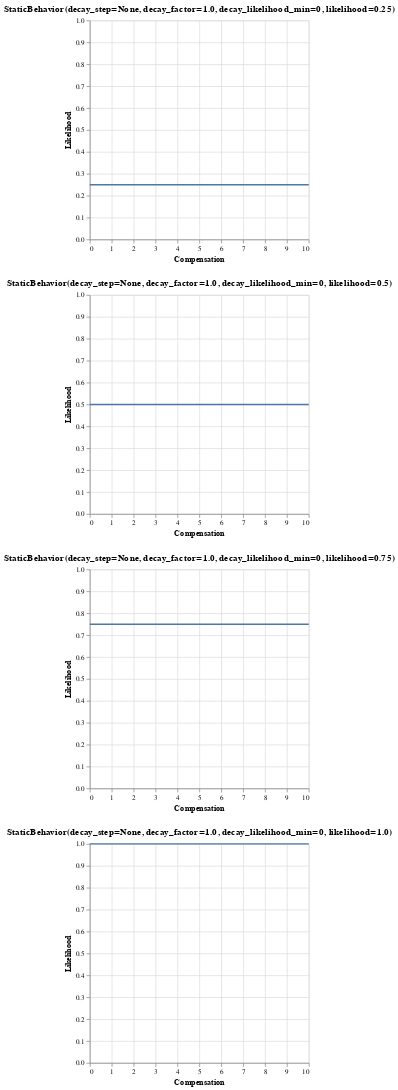

Source (notebook cell):
### Code cell
import altair as alt


plots = [vis_behavior(b(), min(COMPENSATIONS), max(COMPENSATIONS), title=str(b())) for b in BEHAVIORS]
alt.vconcat(*plots)

### Figure 1 — Vega-Lite specification as saved in the notebook (floating-point values rounded to 4 significant figures; data arrays with more than 128 entries replaced by an {"elided": "..."} marker saying what was removed)
{"config": {"view": {"continuousWidth": 300, "continuousHeight": 300}}, "vconcat": [{"data": {"name": "data-b3ad6c87c552685a7015211898bddbf0"}, "mark": {"type": "line"}, "encoding": {"x": {"field": "x", "title": "Compensation", "type": "quantitative"}, "y": {"field": "y", "scale": {"domain": [0, 1]}, "title": "Likelihood", "type": "quantitative"}}, "title": "StaticBehavior(decay_step=None, decay_factor=1.0, decay_likelihood_min=0, likelihood=0.25)"}, {"data": {"name": "data-492e2fd6aafcf0b7111aa9800e41335d"}, "mark": {"type": "line"}, "encoding": {"x": {"field": "x", "title": "Compensation", "type": "quantitative"}, "y": {"field": "y", "scale": {"domain": [0, 1]}, "title": "Likelihood", "type": "quantitative"}}, "title": "StaticBehavior(decay_step=None, decay_factor=1.0, decay_likelihood_min=0, likelihood=0.5)"}, {"data": {"name": "data-ce5e2126b717ca8cd453286d82742aff"}, "mark": {"type": "line"}, "encoding": {"x": {"field": "x", "title": "Compensation", "type": "quantitative"}, "y": {"field": "y", "scale": {"domain": [0, 1]}, "title": "Likelihood", "type": "quantitative"}}, "title": "StaticBehavior(decay_step=None, decay_factor=1.0, decay_likelihood_min=0, likelihood=0.75)"}, {"data": {"name": "data-821db3a505418de18f9fd7a14aee2b71"}, "mark": {"type": "line"}, "encoding": {"x": {"field": "x", "title": "Compensation", "type": "quantitative"}, "y": {"field": "y", "scale": {"domain": [0, 1]}, "title": "Likelihood", "type": "quantitative"}}, "title": "StaticBehavior(decay_step=None, decay_factor=1.0, decay_likelihood_min=0, likelihood=1.0)"}], "$schema": "https://vega.github.io/schema/vega-lite/v5.16.3.json", "datasets": {"data-b3ad6c87c552685a7015211898bddbf0": {"elided": "1000 records"}, "data-492e2fd6aafcf0b7111aa9800e41335d": {"elided": "1000 records"}, "data-ce5e2126b717ca8cd453286d82742aff": {"elided": "1000 records"}, "data-821db3a505418de18f9fd7a14aee2b71": {"elided": "1000 records"}}}
